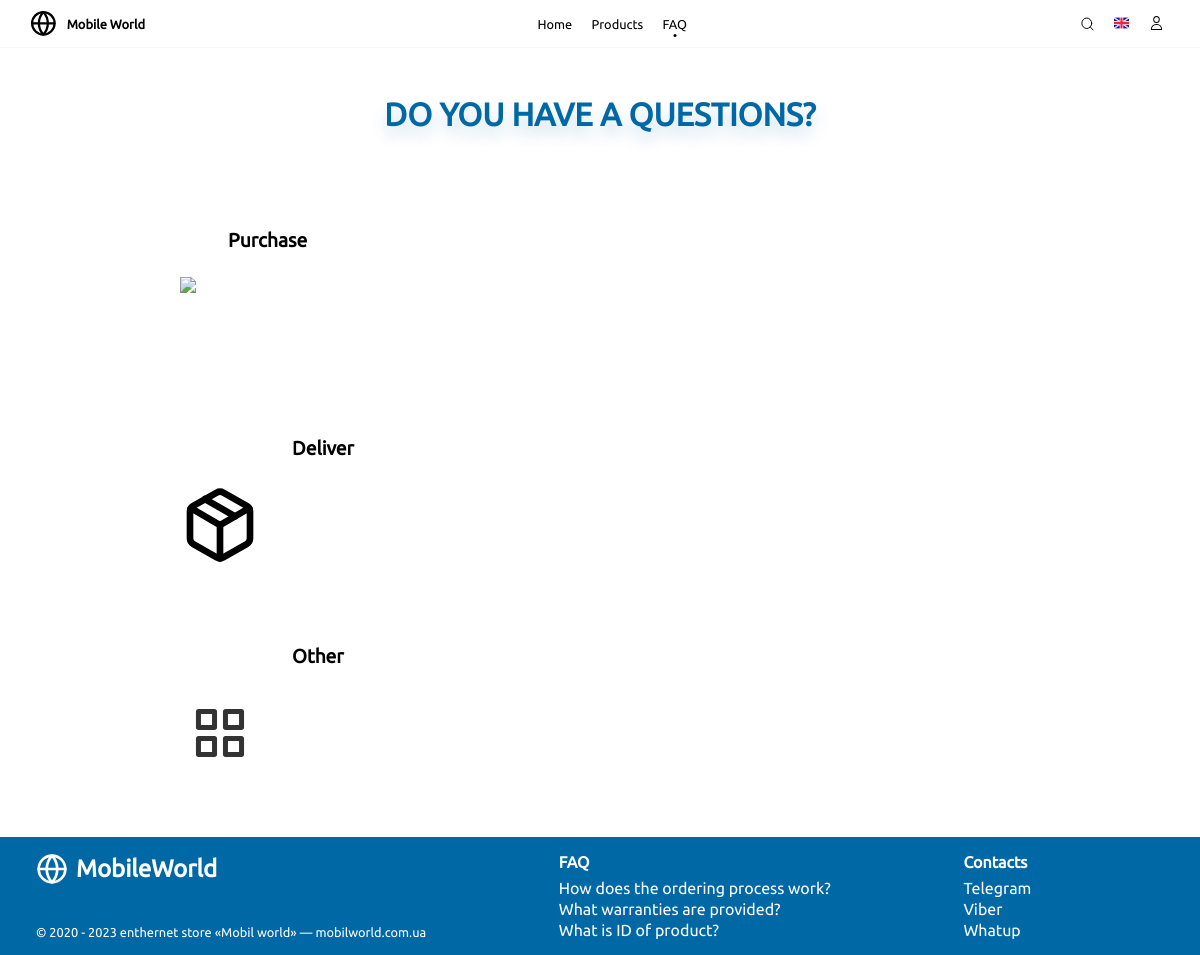
Before: /FAQ with the older database file.
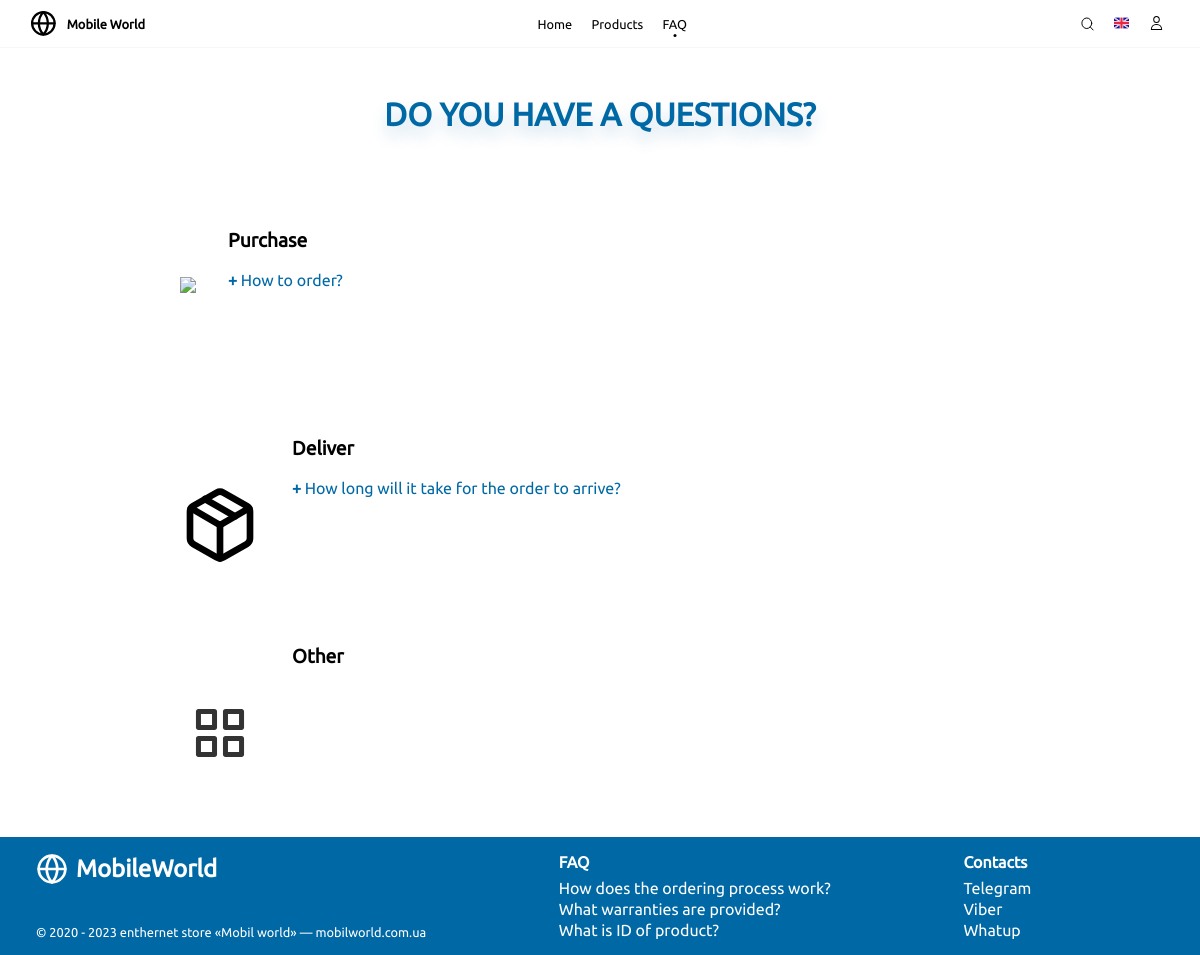
After: the same page with the newer database file.
### main/models.py (models this page shows, shortened)
class Question(models.Model):
    CATEGORY_CHOICES = (
        ('shop',    'Shop'),
        ('deliver', 'Deliver'),
        ('other',   'Other')
    )
    category = models.CharField('Category', max_length=10, choices=CATEGORY_CHOICES)
    question_en = models.CharField('Question (en)', max_length=100)
    question_ua = models.CharField('Question (ua)', max_length=100)
    responce_en = models.CharField('Responce (en)', max_length=500)
    responce_ua = models.CharField('Responce (ua)', max_length=500)
    @staticmethod
    def set_question_and_responce_attr(lang:str, *colections:Iterable):
        for colection in colections:
            for model in colection:
                model.question = getattr(model, f'question_{lang}')
                model.responce = getattr(model, f'responce_{lang}')

### main/views.py (the view)
# urls.py: path('FAQ', views.faq, name='faq'),
def faq(request:HttpRequest):
    lang, layout_labels = __get_lang_and_layout_labels(request)
    shop_questions    = models.Question.objects.filter(category='shop').only(f'question_{lang}', f'responce_{lang}')
    deliver_questions = models.Question.objects.filter(category='deliver').only(f'question_{lang}', f'responce_{lang}')
    other_questions   = models.Question.objects.filter(category='other').only(f'question_{lang}', f'responce_{lang}')
    models.Question.set_question_and_responce_attr(lang, shop_questions, deliver_questions, other_questions)
    context = {
        'active_menu_item':  MenuItems.FAQ,
        'products_in_cart_count': MenuItems.get_products_in_cart_count(request.user),
        'shop_questions':    shop_questions,
        'deliver_questions': deliver_questions,
        'other_questions':   other_questions,
        'layout_labels':     layout_labels,
        'labels':            trsl.select_labels_by_lang(trsl.FAQ_LABELS, lang),
    }
    return render(request, 'main/faq.html', context)

### main/tools.py (called while the page is built)
def get(dictionary:Dict, key, default):
    value = dictionary.get(key, default)
    return value if value else default

### main/translations.py (called while the page is built)
def select_labels_by_lang(labels:Dict[str, Dict[str,str]], lang:str) -> Dict[str,str]:
    lang_labels = {}
    for key, labels in labels.items():
        lang_labels[key] = labels[lang]
    return lang_labels

### main/views.py (called while the page is built)
def __get_lang_and_layout_labels(request:HttpRequest):
    lang = get(request.COOKIES, key='lang', default='en')
    if not lang in ('en', 'ua'):
        lang = 'en'
    layout_labels = trsl.select_labels_by_lang(trsl.LAYOUT_LABELS, lang)
    layout_labels['lang'] = lang
    return lang, layout_labels

    @staticmethod
    def get_products_in_cart_count(user:models.User) -> Optional[int]:
        return user.cart_products.count() if user.is_authenticated else None

### main/templates/main/faq.html (shortened to what this page needs)
{% extends "main/layout.html" %}
{% load static %}
{% block imports %}
<link rel="stylesheet" type="text/css" href="{% static 'main/faq/faq-section.css' %}">
{% endblock %}
{% block content %}
<section id="faq-section">
    <b>{{labels.do_you_have_a_question}}</b>
    <div class="faq-questions-category">
        <img src="{% static 'icons/cart.svg' %}">
        <div>
            <b class="faq-question-capture">{{labels.purchase}}</b>
            {% for question in shop_questions %}
            <div class="faq-question-block">
                <div class="faq-question"><b>+</b> {{ question.question }}</div>
            </div>
            {% endfor %}
        </div>
    </div>
    <div class="faq-questions-category">
        <img src="{% static 'icons/deliver.svg' %}">
        <div>
            <b class="faq-question-capture">{{labels.deliver}}</b>
            {% for question in deliver_questions %}
            <div class="faq-question-block">
                <div class="faq-question"><b>+</b> {{ question.question }}</div>
            </div>
            {% endfor %}
        </div>
    </div>
    <div class="faq-questions-category">
        <img src="{% static 'icons/other.svg' %}">
        <div>
            <b class="faq-question-capture">{{labels.other}}</b>
        </div>
    </div>
</section>
{% endblock %}

### main/templates/main/layout.html (shortened to what this page needs)
{% load static %}
<!DOCTYPE html>
<html lang="ua">
<head>
    <link rel="stylesheet" type="text/css" href="{% static 'base/base.css' %}">
    <link rel="stylesheet" type="text/css" href="{% static 'base/menu.css' %}">
    <link rel="stylesheet" type="text/css" href="{% static 'base/msg.css' %}">
    <link rel="stylesheet" type="text/css" href="{% static 'base/futter.css' %}">
    <link rel="stylesheet" type="text/css" href="{% static 'base/ui/link.css' %}">
    <link rel="stylesheet" type="text/css" href="{% static 'base/ui/buttons.css' %}">
    {% block imports %}
    {% endblock %}
</head>
<body>
    <header>
        <div class="menu-background"></div>
        <div id="menu">
            <div class="menu-logo">
                <img src="{% static 'icons/logo_black.svg' %}">
                <b>Mobile World</b>
            </div>
            <div class="menu-items_block">
                <a href="{% url 'home' %}" class="{% if active_menu_item == 'Home' %}active{% endif %}">{{layout_labels.home}}</a>
                <a href="{% url 'products' %}" class="{% if active_menu_item == 'Products' %}active{% endif %}">{{layout_labels.products}}</a>
                <a href="{% url 'faq' %}" class="{% if active_menu_item == 'FAQ' %}active{% endif %}">{{layout_labels.faq}}</a>
            </div>
            <div class="menu-items_block">
                <img class="menu-search" src="{% static 'icons/search.svg' %}">
                <div class="menu-lang">
                    <img src="
                    {% if layout_labels.lang == 'en' %}
                    {% static 'icons/en.svg' %}
                    {% else %}
                    {% static 'icons/ua.svg' %}
                    {% endif %}
                    " alt="Language">
                </div>
                <div class="{% if active_menu_item == 'Account' %}active{% endif %}">
                    <a href="{% url 'user_info' %}"><img src="{% static 'icons/user.svg' %}"></a>
                </div>
            </div>
        </div>
    </header>
    {% block content %}
    {% endblock %}
    <section id="futter">
        <div class="futter-first_block">
            <div class="futter-logo">
                <img src="{% static 'icons/logo_white.svg' %}">
                <span><b>MobileWorld</b></span>
            </div>
            <span class="futter-copyright">© 2020 - 2023 enthernet store «Mobil world» — mobilworld.com.ua</span>
        </div>
        <div class="futter-second_block">
            <div class="futter-block">
                <b>{{layout_labels.questions}}</b>
                <a class="ui-link" href="{% url 'faq' %}">{{layout_labels.question1}}</a>
                <a class="ui-link" href="{% url 'faq' %}">{{layout_labels.question2}}</a>
                <a class="ui-link" href="{% url 'faq' %}">{{layout_labels.question3}}</a>
            </div>
            <div class="futter-block">
                <b>{{layout_labels.contacts}}</b>
                <a class="ui-link" href="#">Telegram</a>
                <a class="ui-link" href="#">Viber</a>
                <a class="ui-link" href="#">Whatup</a>
            </div>
        </div>
    </section>
</body>
</html>

### main/static/base/base.css (style rules this page uses)
:root { --ratio: calc(1vw + 1vh); --main-color: 255, 255, 255; --accent-color: 0, 105, 165; --text-color: 0, 0, 0; --rating-color: 195, 190, 25; }
body { margin: 0; padding: 0; font-family: Ubuntu, Arial, Helvetica, sans-serif; font-size: 1em; color: rgb(var(--text-color)); background-color: rgb(var(--main-color)); }

### main/static/base/menu.css (style rules this page uses)
header { position: fixed; z-index: 999; top: 0; left: 0; width: 100%; max-height: 100vh; }
.menu-background { position: absolute; top: 0; left: 0; width: 100%; height: calc(100% - 1px); border-bottom: 1px solid rgba(var(--text-color), 0.03); background-color: rgba(var(--main-color), 0.8); backdrop-filter: blur(20px); z-index: -1; }
#menu { display: flex; justify-content: space-between; align-items: center; padding: 1.2em 3vw; font-size: 0.8em; transition: 0.2s ease-out; }
.menu-logo > img { height: 1.2em; transform: scale(1.8); margin-right: 1.2em; }
#menu > div { display: flex; align-items: center; }
.menu-items_block > * { display: block; position: relative; color: rgb(var(--text-color)); cursor: pointer; transition: 50ms ease-out; }
.menu-items_block > *:not(:last-child) { margin-right: 1.5em; }
.menu-items_block a { text-decoration: none; }
.menu-items_block img { height: 1.2em; }
.menu-items_block > *:before { content: ''; position: absolute; bottom: -6px; left: 50%; width: 3px; height: 3px; border-radius: 50%; background-color: rgb(var(--text-color)); transform: translateX(-50%); opacity: 0; transition: 0.1s ease-in-out }
.menu-items_block > *.active:before { opacity: 1; }

### main/static/base/futter.css (style rules this page uses)
#futter { display: flex; margin-top: 4em; color: white; background-color: rgb(var(--accent-color)); padding: 1em 3vw; }
.futter-first_block { display: flex; flex-direction: column; justify-content: space-between; align-items: start; }
.futter-logo { display: flex; align-items: center; }
.futter-logo > img { height: 2em; margin-right: 0.5em; }
.futter-logo > span { font-size: 1.5em; }
.futter-copyright { font-size: 0.8em; margin-top: 0.5em; }
.futter-second_block { flex: 1; display: flex; justify-content: space-evenly; }
.futter-second_block > div > * { display: block; width: fit-content; }
.futter-block > b { margin-bottom: 0.5em; }
.futter-block > a { color: white; text-decoration: none; margin-top: 0.2em; }
.futter-block > a::before { background-color: white; }

### main/static/base/ui/link.css (style rules this page uses)
.ui-link { display: flex; align-items: center; position: relative; cursor: pointer; color: rgb(var(--accent-color)); text-decoration: none; transition: 50ms ease-out; }
.ui-link::before { content: ''; position: absolute; height: 1px; width: 0%; bottom: 0px; left: 0px; background-color: rgb(var(--accent-color)); transition: 0.1s ease-out; }

### main/static/main/faq/faq-section.css (style rules this page uses)
#faq-section { display: flex; flex-direction: column; align-items: center; }
#faq-section > b { font-size: 2em; color: rgb(var(--accent-color)); margin: 3em 3vw; text-shadow: 0px 10px 15px rgba(var(--accent-color), 0.2); text-align: center; }
.faq-questions-category { display: flex; width: 70%; }
.faq-questions-category:not(:last-child) { margin-bottom: 5em; }
.faq-questions-category > img { height: 5em; margin: 3em 2em 0 0; }
.faq-question-capture { display: block; font-size: 1.2em; margin-bottom: 1em; }
.faq-question { color: rgb(var(--accent-color)); cursor: pointer; margin-top: 1em; }

Changed rows visible on the page:
added Question: question "How to order?"
added Question: deliver "Deliver", question "How long will it take for the order to arrive?"
Other visible differences:
{{ labels.deliver }}: "Deliver" → (not shown)
